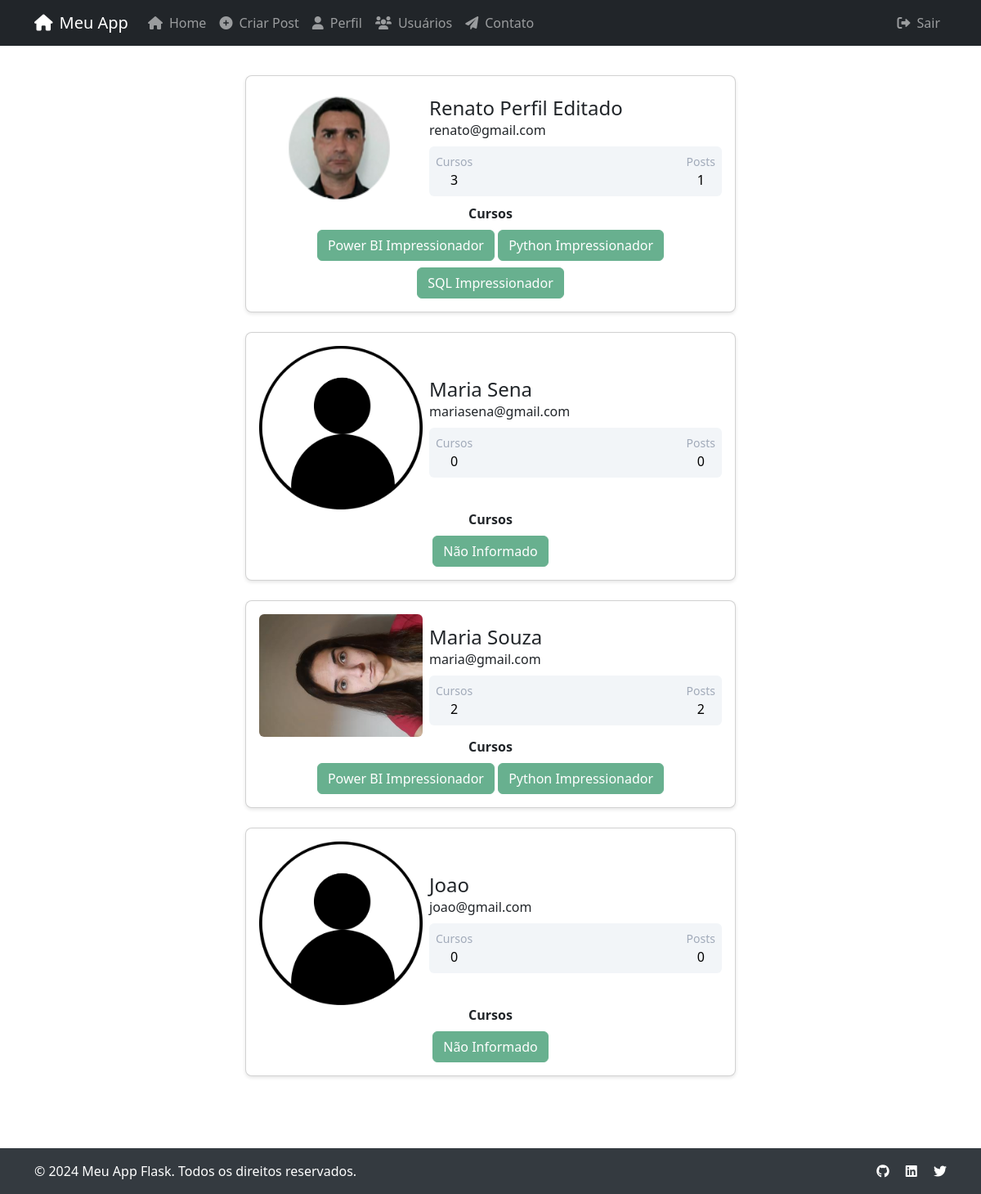
The app's page /usuarios (signed in) with its own data.
### comunidadeimpressionadora/models.py (models this page shows, shortened)
class Usuario(database.Model, UserMixin ):
    id = database.Column(database.Integer, primary_key=True)
    nome = database.Column(database.String(30), nullable=False)
    email = database.Column(database.String(40), unique=True, nullable=False)
    senha = database.Column(database.String(60), nullable=False)
    foto_perfil = database.Column(database.String(20), nullable=False, default='default.jpg')
    cursos = database.Column(database.String(100), nullable=False, default='Não Informado')
    posts = database.relationship('Post', backref='autor', lazy=True)
    def contar_posts(self):
        return len(self.posts)

### comunidadeimpressionadora/routes.py (the view)
@app.route('/usuarios')
@login_required
def usuarios():
    todos_usuarios = Usuario.query.all()  # Obtém todos os usuários do banco de dados
    return render_template('usuarios.html',
                           usuarios=todos_usuarios)

### comunidadeimpressionadora/models.py (called while the page is built)
@login_manager.user_loader
def load_user(id_usuario):
    return Usuario.query.get(int(id_usuario))

### comunidadeimpressionadora/templates/usuarios.html (shortened to what this page needs)
{% extends "base.html" %}
{% block content %}
    {% for usuario in usuarios %}
        <div class="card p-3 mb-4">
            <div class="d-flex align-items-center">
                <div class="image pe-2">
                    <img src="{{ url_for('static', filename='fotos_perfil/{}'.format(usuario.foto_perfil)) }}" class="rounded" width="200" >
                </div>
                <div class="ml-3 w-100">
                    <h4 class="mb-0 mt-0">{{usuario.nome}}</h4>
                    <span>{{usuario.email}}</span>
                    <div class="p-2 mt-2 bg-primary d-flex justify-content-between rounded text-white stats">
                        <div class="d-flex flex-column">
                            <span class="articles">Cursos</span>
                            {% if 'Não Informado' in usuario.cursos %}
                                <span class="number1" style="text-align:center">0</span>
                            {% else %}
                                <span class="number1" style="text-align:center">{{ usuario.cursos.count(';') + 1 }}</span>
                            {% endif %}
                        </div>
                        <div class="d-flex flex-column">
                            <span class="rating">Posts</span>
                            <span class="number3" style="text-align: center">{{ usuario.contar_posts() }}</span>
                        </div>
                    </div>
                </div>
            </div>
            <div class="row justify-content-center">
                <div style="text-align: center">
                    <strong>Cursos</strong><br>
                    {% for curso in usuario.cursos.split(';') %}
                        <button type="button" class="btn btn-success mt-2" disabled>
                            {{ curso.strip() }}
                        </button>
                    {% endfor %}
                </div>
            </div>
        </div>
    {% endfor %}
{% endblock %}

### comunidadeimpressionadora/static/main.css (style rules this page uses)
.card { max-width: 600px; width: 100%; margin: 0 auto; border-radius: 8px; box-shadow: 0 2px 4px rgba(0, 0, 0, 0.1); }
.stats { background: #f2f5f8 !important; color: #000 !important; }
.articles { font-size:14px; color: #a1aab9; }
.number1 { font-weight:500; }
.rating { font-size:14px; color: #a1aab9; }
.number3 { font-weight:500; }

### comunidadeimpressionadora/templates/base.html (style rules this page uses)
body { min-height: 100vh; display: flex; flex-direction: column; }

### records on screen
Usuario: foto_perfil (picture), nome "Renato Perfil Editado", email "renato@gmail.com", cursos "3", contar_posts "1", strip "Power BI Impressionador" "Python Impressionador" "SQL Impressionador"
Usuario: foto_perfil (placeholder picture), nome "Maria Sena", email "mariasena@gmail.com", shows "0", contar_posts "0", strip "Não Informado"
Usuario: foto_perfil (picture), nome "Maria Souza", email "maria@gmail.com", cursos "2", contar_posts "2", strip "Power BI Impressionador" "Python Impressionador"
Usuario: foto_perfil (placeholder picture), nome "Joao", email "joao@gmail.com", shows "0", contar_posts "0", strip "Não Informado"
